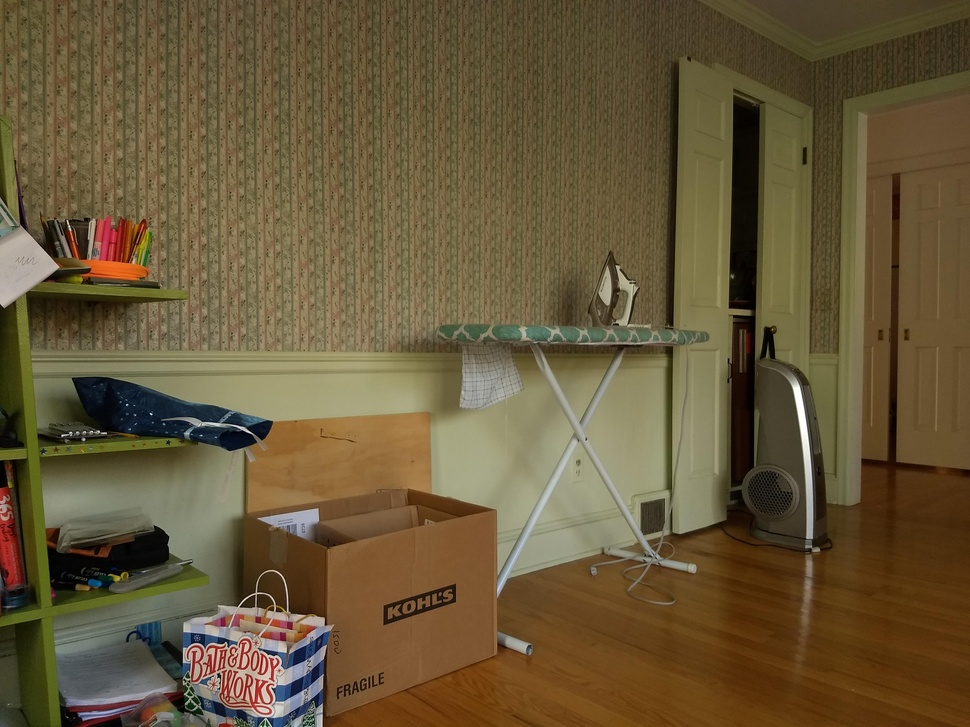
#> input picture Assignment 0/Part 2 - Getting Familiar with Python/input.jpg, 970 x 727 px, shrunk from 4032 x 3024 before the run
$ python GrayscaleImage.py
#> lines starting #> are read from the running program, lines starting #| are printed output that depends on the picture
import numpy as np
import cv2
import os
window_title = "The Input Image"
input_image = "input.jpg"
output_image = os.path.basename(__file__)[:-len(".py")] + ".jpg"

def read_image(file_name = input_image):
#> called with file_name = 'input.jpg'
    img = cv2.imread(file_name)
#> img is the input picture: shape (727, 970, 3); mean B, G, R 57.4, 88.1, 103.8
    return img

def display_image(img,window_title = window_title):
    cv2.namedWindow(window_title, cv2.WINDOW_NORMAL)
    cv2.imshow(window_title,img)
    cv2.waitKey(0)
    cv2.destroyAllWindows()
    return

def grayscale(img):
    grayscale = cv2.cvtColor(img,cv2.COLOR_BGR2GRAY)
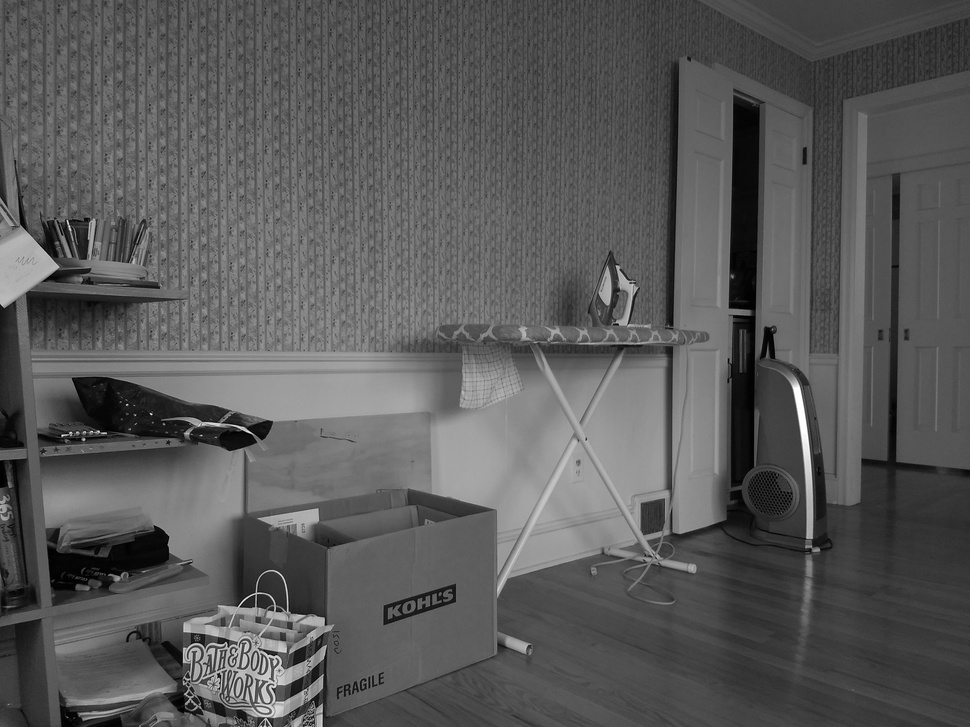
#> grayscale: shape (727, 970); min 0, max 255, mean 89.3
    #=6, BGR and not RGB because of how cv2 returns images
    return grayscale

def save_to_disk(img,filename=output_image):
    cv2.imwrite(filename,img)

if __name__ == "__main__":
    img = grayscale(read_image())
    save_to_disk(img)
    display_image(img)

$ run again, with Assignment 0/Part 2 - Getting Familiar with Python/MiddleHundredImage.jpg copied over Assignment 0/Part 2 - Getting Familiar with Python/input.jpg
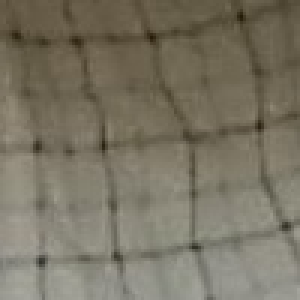
#> input picture Assignment 0/Part 2 - Getting Familiar with Python/MiddleHundredImage.jpg, 100 x 100 px (shown 3 times larger)
#> in read_image, img is the input picture: shape (100, 100, 3); mean B, G, R 99.7, 116, 121.6
#> in grayscale, `grayscale = cv2.cvtColor(img,cv2.COLOR_BGR2GRAY)`:
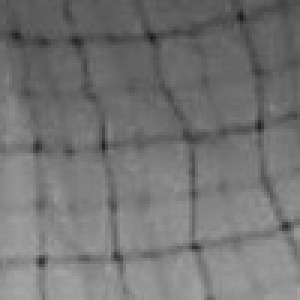
#> grayscale: shape (100, 100) (shown 3 times larger); min 28, max 167, mean 115.7
